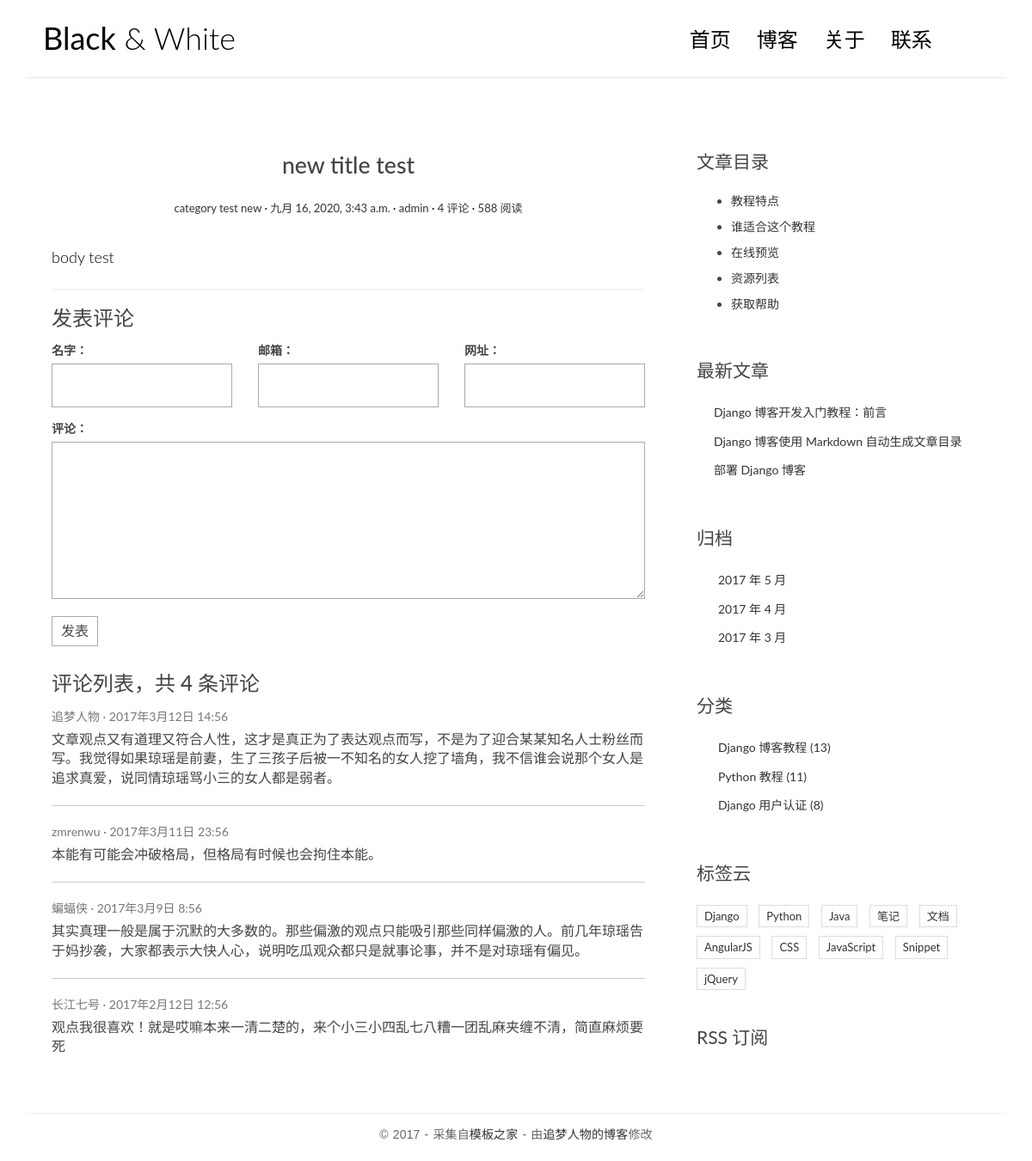
The app's page /posts/1/ with its own data.
### web/models.py (models this page shows, shortened)
class Post(models.Model):
    title = models.CharField('标题', max_length=70)
    body = models.TextField('正文')
    created_time = models.DateTimeField('创建时间', default=timezone.now)
    modified_time = models.DateTimeField('修改时间')
    excerpt = models.CharField('摘要', max_length=200, blank=True)
    category = models.ForeignKey(Category, verbose_name='分类', on_delete=models.CASCADE)
    tags = models.ManyToManyField(Tag, verbose_name='标签', blank=True)
    author = models.ForeignKey(User, verbose_name='作者', on_delete=models.CASCADE)
    class Meta:
        verbose_name = '文章'
        verbose_name_plural = verbose_name

class Category(models.Model):
    name = models.CharField(max_length=100)
    class Meta:
        verbose_name = '分类'
        verbose_name_plural = verbose_name

### web/views.py (the view)
# urls.py: path('posts/<int:pk>/', views.detail, name='detail'),
def detail(request, pk):
    post = get_object_or_404(Post, pk=pk)
    return render(request, 'blog/detail.html', context={'post': post})

### templates/blog/detail.html (shortened to what this page needs)
{% extends 'base.html' %}
{% load static %}
                {% block main %}
                    <article class="post post-{{ post.pk }}">
                        <header class="entry-header">
                            <h1 class="entry-title">{{ post.title }}</h1>
                            <div class="entry-meta">
                                <span class="post-category"><a href="#">{{ post.category.name }}</a></span>
                                <span class="post-date"><a href="#"><time class="entry-date"
                                                                          datetime="{{ post.created_time }}">{{ post.created_time }}</time></a></span>
                                <span class="post-author"><a href="#">{{ post.author }}</a></span>
                                <span class="comments-link"><a href="#">4 评论</a></span>
                                <span class="views-count"><a href="#">588 阅读</a></span>
                            </div>
                        </header>
                        <div class="entry-content clearfix">
                            {{ post.body }}
                        </div>
                    </article>
                    <section class="comment-area" id="comment-area">
                        <hr>
                        <h3>发表评论</h3>
                        <form action="#" method="post" class="comment-form">
                            <div class="row">
                                <div class="col-md-4">
                                    <label for="id_name">名字：</label>
                                    <input type="text" id="id_name" name="name" required>
                                </div>
                                <div class="col-md-4">
                                    <label for="id_email">邮箱：</label>
                                    <input type="email" id="id_email" name="email" required>
                                </div>
                                <div class="col-md-4">
                                    <label for="id_url">网址：</label>
                                    <input type="text" id="id_url" name="url">
                                </div>
                                <div class="col-md-12">
                                    <label for="id_comment">评论：</label>
                                    <textarea name="comment" id="id_comment" required></textarea>
                                    <button type="submit" class="comment-btn">发表</button>
                                </div>
                            </div>
                        </form>
                        <div class="comment-list-panel">
                            <h3>评论列表，共 <span>4</span> 条评论</h3>
                            <ul class="comment-list list-unstyled">
                                <li class="comment-item">
                                    <span class="nickname">追梦人物</span>
                                    <time class="submit-date" datetime="2012-11-09T23:15:57+00:00">2017年3月12日 14:56</time>
                                    <div class="text">
                                        文章观点又有道理又符合人性，这才是真正为了表达观点而写，不是为了迎合某某知名人士粉丝而写。我觉得如果琼瑶是前妻，生了三孩子后被一不知名的女人挖了墙角，我不信谁会说那个女人是追求真爱，说同情琼瑶骂小三的女人都是弱者。
                                    </div>
                                </li>
                                <li class="comment-item">
                                    <span class="nickname">zmrenwu</span>
                                    <time class="submit-date" datetime="2012-11-09T23:15:57+00:00">2017年3月11日 23:56</time>
                                    <div class="text">
                                        本能有可能会冲破格局，但格局有时候也会拘住本能。
                                    </div>
                                </li>
                                <li class="comment-item">
                                    <span class="nickname">蝙蝠侠</span>
                                    <time class="submit-date" datetime="2012-11-09T23:15:57+00:00">2017年3月9日 8:56</time>
                                    <div class="text">
                                        其实真理一般是属于沉默的大多数的。那些偏激的观点只能吸引那些同样偏激的人。前几年琼瑶告于妈抄袭，大家都表示大快人心，说明吃瓜观众都只是就事论事，并不是对琼瑶有偏见。
                                    </div>
                                </li>
                                <li class="comment-item">
                                    <span class="nickname">长江七号</span>
                                    <time class="submit-date" datetime="2012-11-09T23:15:57+00:00">2017年2月12日 12:56</time>
                                    <div class="text">
                                        观点我很喜欢！就是哎嘛本来一清二楚的，来个小三小四乱七八糟一团乱麻夹缠不清，简直麻烦要死
                                    </div>
                                </li>
                            </ul>
                        </div>
                    </section>
                {% endblock main %}
                {% block toc %}
                    <div class="widget widget-content">
                        <h3 class="widget-title">文章目录</h3>
                        <ul>
                            <li>
                                <a href="#">教程特点</a>
                            </li>
                            <li>
                                <a href="#">谁适合这个教程</a>
                            </li>
                            <li>
                                <a href="#">在线预览</a>
                            </li>
                            <li>
                                <a href="#">资源列表</a>
                            </li>
                            <li>
                                <a href="#">获取帮助</a>
                            </li>
                        </ul>
                    </div>
                {% endblock toc %}

### web/static/blog/css/custom.css (style rules this page uses)
* { outline: none; }
h1, h2, h3, h4, h5, h6 { margin-top: 0; }
a { color: #333; }
body { color: #444; font-family: 'Lato', sans-serif; }
.post { background: #fff; padding: 30px 30px 0; }
.entry-title { text-align: center; font-size: 1.9em; margin-bottom: 20px; line-height: 1.6; padding: 10px 20px 0; }
.entry-meta { text-align: center; color: #DDDDDD; font-size: 13px; margin-bottom: 30px; }
.entry-content { font-size: 18px; line-height: 1.9; font-weight: 300; color: #000; }
.post-category::after, .post-date::after, .post-author::after, .comments-link::after { content: ' ·'; color: #000; }
.widget { background: #fff; padding: 30px 0 0; }
.widget-title { font-size: 1.5em; margin-bottom: 20px; line-height: 1.6; padding: 10px 0 0; font-weight: 400; }
.widget-content ul li { margin-bottom: 10px; }
.contact-form input, .comment-form input { border: 1px solid #aaa; margin-bottom: 15px; width: 100%; padding: 15px 15px; font-size: 16px; line-height: 100%; transition: 0.4s border-color linear; }
.contact-form textarea, .comment-form textarea { border: 1px solid #aaa; margin-bottom: 15px; width: 100%; padding: 15px 15px; font-size: 16px; line-height: 20px !important; min-height: 183px; transition: 0.4s border-color linear; }
.comment-area { padding: 0 30px 0; }
.comment-form { margin-top: 15px; }
.comment-form .comment-btn { background-color: #fff; border: 1px solid #aaa; font-size: 16px; padding: 5px 10px; }
.comment-list-panel { margin-top: 30px; }
.comment-list { margin-top: 15px; }
.comment-item:not(:last-child) { border-bottom: 1px #ccc solid; margin-bottom: 20px; padding-bottom: 20px; }
.comment-item .nickname, .comment-item .submit-date { color: #777; font-size: 14px; }
.comment-item .nickname:after { content: ' ·'; }
.comment-item .text { padding-top: 5px; font-size: 16px; }

### records on screen
Post: title "new title test", category.name "category test new", created_time "九月 16, 2020, 3:43 a.m.", author "admin", body "body test"
